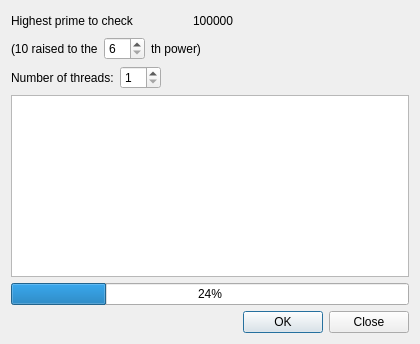
<?xml version="1.0" encoding="UTF-8"?>
<ui version="4.0">
 <class>PrimeFinderDialog</class>
 <widget class="QDialog" name="PrimeFinderDialog">
  <property name="geometry">
   <rect>
    <x>0</x>
    <y>0</y>
    <width>420</width>
    <height>344</height>
   </rect>
  </property>
  <property name="windowTitle">
   <string>Prime Number Finder</string>
  </property>
  <layout class="QVBoxLayout" name="verticalLayout">
   <item>
    <layout class="QHBoxLayout" name="horizontalLayout_2" stretch="1,0,1">
     <item>
      <widget class="QLabel" name="label">
       <property name="text">
        <string>Highest prime to check</string>
       </property>
      </widget>
     </item>
     <item>
      <widget class="QLabel" name="valueLabel">
       <property name="text">
        <string>100000</string>
       </property>
      </widget>
     </item>
     <item>
      <spacer name="horizontalSpacer">
       <property name="orientation">
        <enum>Qt::Horizontal</enum>
       </property>
       <property name="sizeHint" stdset="0">
        <size>
         <width>40</width>
         <height>20</height>
        </size>
       </property>
      </spacer>
     </item>
    </layout>
   </item>
   <item>
    <layout class="QHBoxLayout" name="horizontalLayout">
     <item>
      <widget class="QLabel" name="label_3">
       <property name="text">
        <string>(10 raised to the</string>
       </property>
      </widget>
     </item>
     <item>
      <widget class="QSpinBox" name="powerBox">
       <property name="minimum">
        <number>6</number>
       </property>
      </widget>
     </item>
     <item>
      <widget class="QLabel" name="label_2">
       <property name="text">
        <string>th power)</string>
       </property>
      </widget>
     </item>
     <item>
      <spacer name="horizontalSpacer_2">
       <property name="orientation">
        <enum>Qt::Horizontal</enum>
       </property>
       <property name="sizeHint" stdset="0">
        <size>
         <width>40</width>
         <height>20</height>
        </size>
       </property>
      </spacer>
     </item>
    </layout>
   </item>
   <item>
    <layout class="QFormLayout" name="formLayout">
     <property name="fieldGrowthPolicy">
      <enum>QFormLayout::FieldsStayAtSizeHint</enum>
     </property>
     <item row="0" column="0">
      <widget class="QLabel" name="label_4">
       <property name="text">
        <string>Number of threads:</string>
       </property>
      </widget>
     </item>
     <item row="0" column="1">
      <widget class="QSpinBox" name="nThreadsSpinBox">
       <property name="sizePolicy">
        <sizepolicy hsizetype="Preferred" vsizetype="Fixed">
         <horstretch>0</horstretch>
         <verstretch>0</verstretch>
        </sizepolicy>
       </property>
       <property name="minimum">
        <number>1</number>
       </property>
      </widget>
     </item>
    </layout>
   </item>
   <item>
    <widget class="QTextEdit" name="resultsArea"/>
   </item>
   <item>
    <widget class="QProgressBar" name="progressBar">
     <property name="value">
      <number>24</number>
     </property>
    </widget>
   </item>
   <item>
    <widget class="QDialogButtonBox" name="buttonBox">
     <property name="orientation">
      <enum>Qt::Horizontal</enum>
     </property>
     <property name="standardButtons">
      <set>QDialogButtonBox::Close|QDialogButtonBox::Ok</set>
     </property>
    </widget>
   </item>
  </layout>
 </widget>
 <resources/>
 <connections>
  <connection>
   <sender>buttonBox</sender>
   <signal>accepted()</signal>
   <receiver>PrimeFinderDialog</receiver>
   <slot>accept()</slot>
   <hints>
    <hint type="sourcelabel">
     <x>248</x>
     <y>254</y>
    </hint>
    <hint type="destinationlabel">
     <x>157</x>
     <y>274</y>
    </hint>
   </hints>
  </connection>
  <connection>
   <sender>buttonBox</sender>
   <signal>rejected()</signal>
   <receiver>PrimeFinderDialog</receiver>
   <slot>reject()</slot>
   <hints>
    <hint type="sourcelabel">
     <x>316</x>
     <y>260</y>
    </hint>
    <hint type="destinationlabel">
     <x>286</x>
     <y>274</y>
    </hint>
   </hints>
  </connection>
 </connections>
</ui>
